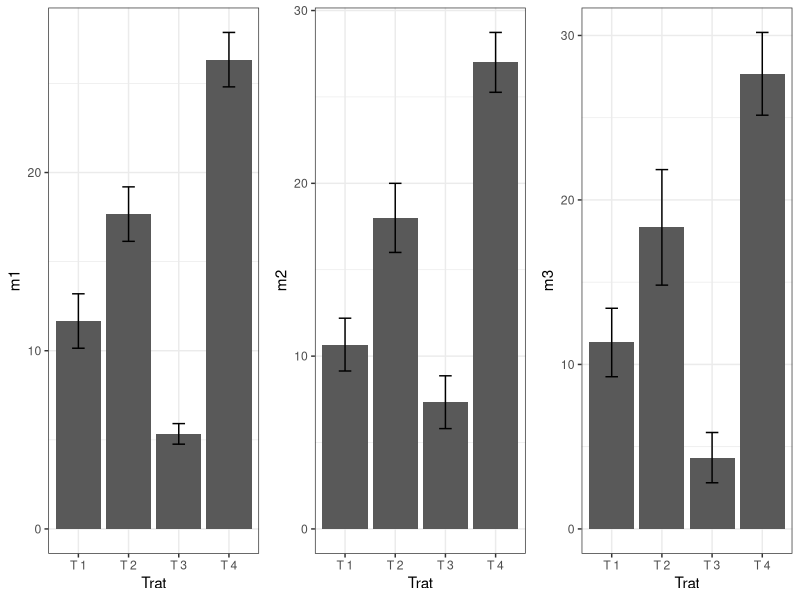
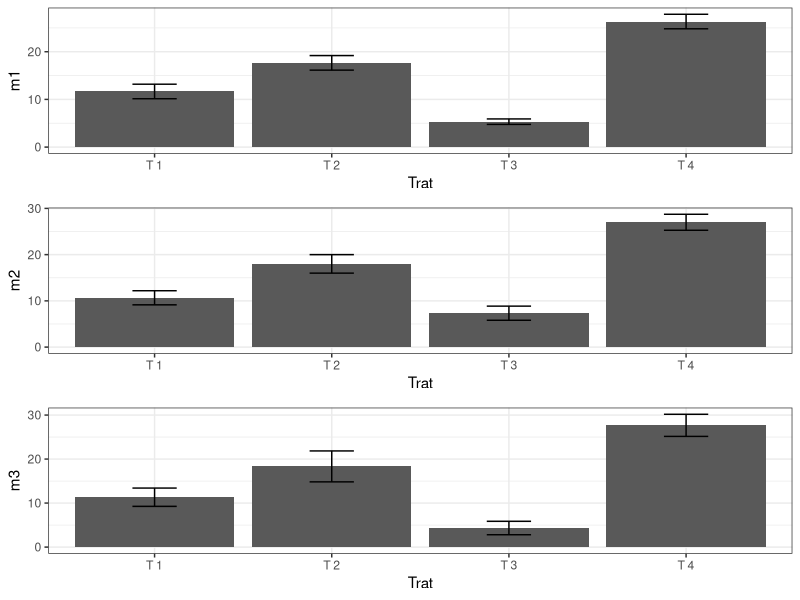
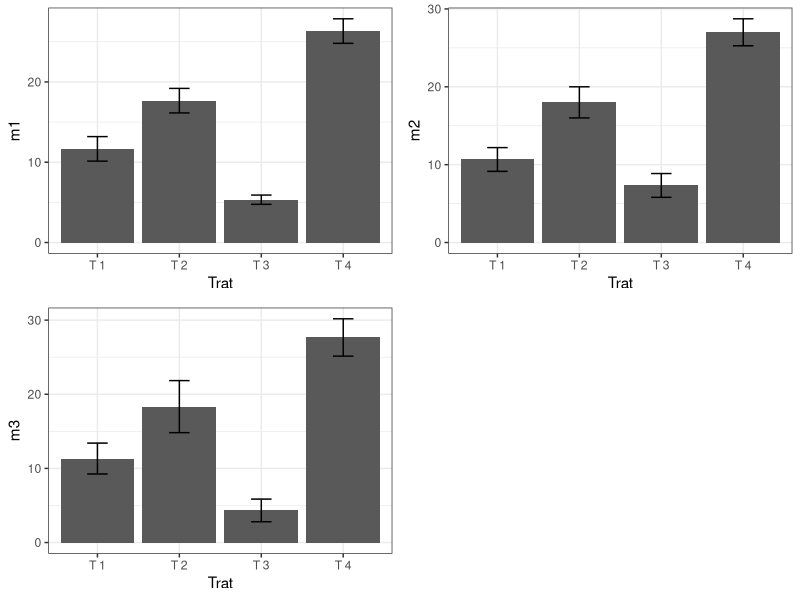
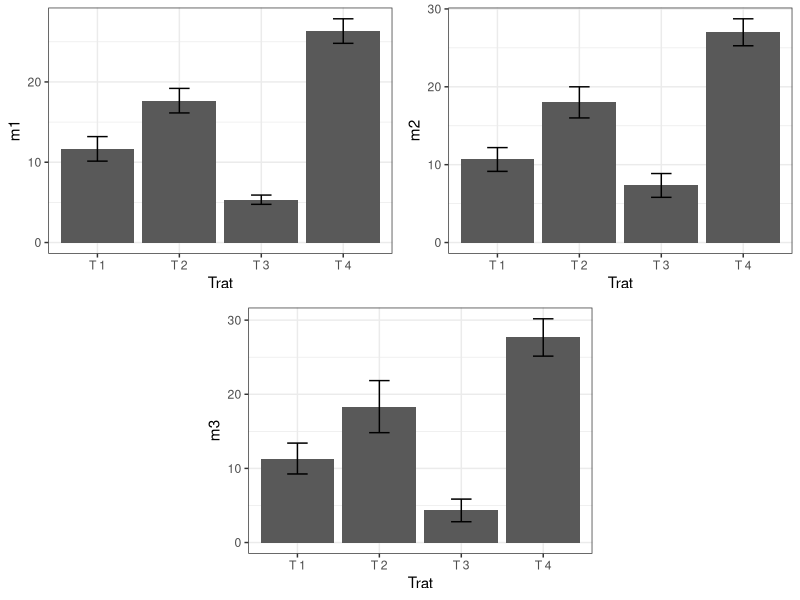
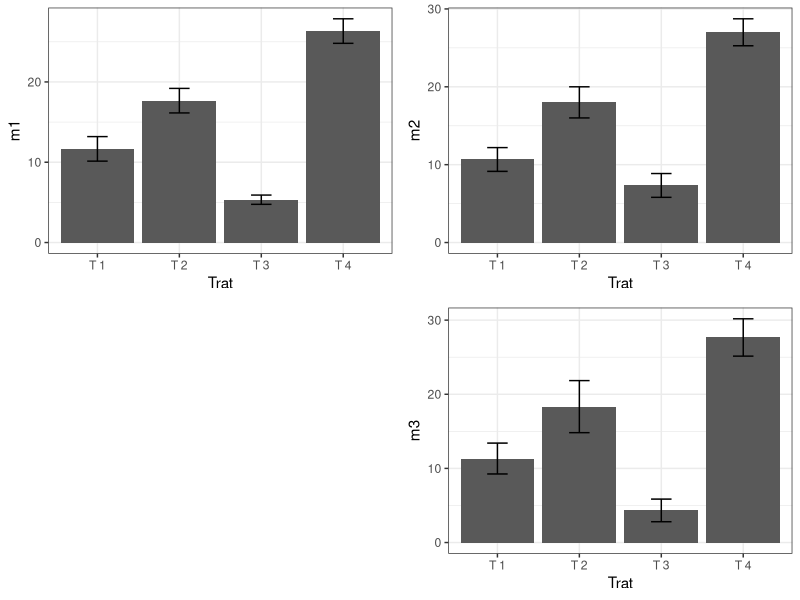

Write the R code that produced these figures, in order.
## ---- chunk 1
exp1=c(10,12,13,18,19,16,5,6,5,25,26,28)
exp2=c(9,12,11,18,20,16,7,6,9,25,28,28)
exp3=c(9,12,13,18,22,15,3,6,4,25,30,28)  
Trat=rep(c(paste("T",1:4)),e=3)
dados=data.frame(Trat,exp1,exp2,exp3)
dados$Trat=as.factor(Trat)
## ---- chunk 2
library(ggplot2)
m1=tapply(exp1, Trat, mean);d1=tapply(exp1, Trat, sd)
dados1=data.frame(Trat=rownames(m1),m1,d1)
a=ggplot(dados1, aes(x=Trat,y=m1))+geom_col()+theme_bw()+
  geom_errorbar(aes(ymax=m1+d1, ymin=m1-d1), width=0.25)
m2=tapply(exp2, Trat, mean);d2=tapply(exp2, Trat, sd)
dados2=data.frame(Trat=rownames(m2),m2,d2)
b=ggplot(dados2, aes(x=Trat,y=m2))+geom_col()+theme_bw()+
  geom_errorbar(aes(ymax=m2+d2,ymin=m2-d2), width=0.25)
m3=tapply(exp3, Trat, mean);d3=tapply(exp3, Trat, sd)
dados3=data.frame(Trat=rownames(m3),m3,d3)
c=ggplot(dados3, aes(x=Trat,y=m3))+geom_col()+theme_bw()+
  geom_errorbar(aes(ymax=m3+d3,ymin=m3-d3),width=0.25)
## ---- chunk 3
library(gridExtra)
grid.arrange(a,b,c,ncol=3)
## ---- chunk 4
library(gridExtra)
grid.arrange(a,b,c,ncol=1)
## ---- chunk 5
library(gridExtra)
grid.arrange(a,b,c,ncol=2)
## ---- chunk 6
library(gridExtra)
grid.arrange(a,b,c,
             layout_matrix = rbind(c(1,1,2,2), c(NA,3,3,NA)))
## ---- chunk 7
library(gridExtra)
grid.arrange(a,b,c,
             layout_matrix = rbind(c(1,1,2,2), c(NA,NA,3,3)))
